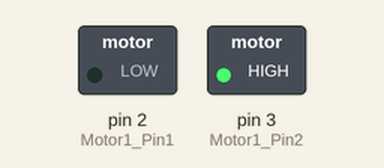
A sketch run on a simulated Arduino Uno, built with avr-gcc and run on an emulated ATmega328P. On the bench: switched loads named in the sketch (green lamp = pin HIGH).

Above: at 0.1 s.
Timing chart, 0 to 1.6 s (numbered marks = the images above):
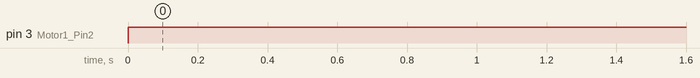

Measured:
- by itself, pin 3 (Motor1_Pin2): LOW → HIGH at 0.00 s

The sketch:

First_Program.ino
```cpp
int Motor1_Pin1 = 2;
int Motor1_Pin2 = 3;

void setup() {
  // put your setup code here, to run once:
  Serial.begin(9600);

  pinMode(Motor1_Pin1, OUTPUT);
  pinMode(Motor1_Pin2, OUTPUT);

}

void loop() {
  // put your main code here, to run repeatedly:
  digitalWrite(Motor1_Pin1, LOW);
  digitalWrite(Motor1_Pin2, HIGH);
}
```
